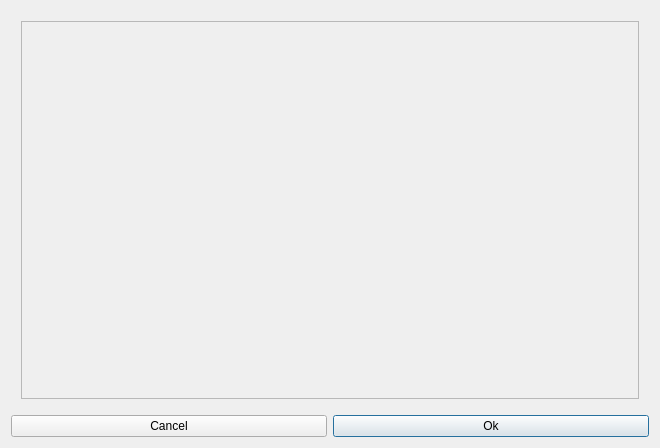
<?xml version="1.0" encoding="UTF-8"?>
<ui version="4.0">
 <class>Dialog</class>
 <widget class="QDialog" name="Dialog">
  <property name="geometry">
   <rect>
    <x>0</x>
    <y>0</y>
    <width>660</width>
    <height>448</height>
   </rect>
  </property>
  <property name="windowTitle">
   <string>Pipeline setup</string>
  </property>
  <layout class="QGridLayout" name="gridLayout_2">
   <item row="0" column="0" colspan="2">
    <layout class="QGridLayout" name="gridLayout">
     <property name="margin">
      <number>10</number>
     </property>
     <item row="0" column="0">
      <widget class="QScrollArea" name="scrollArea">
       <property name="widgetResizable">
        <bool>true</bool>
       </property>
       <widget class="QWidget" name="scrollAreaWidgetContents">
        <property name="geometry">
         <rect>
          <x>0</x>
          <y>0</y>
          <width>618</width>
          <height>376</height>
         </rect>
        </property>
        <property name="styleSheet">
         <string notr="true">font: 12pt &quot;Sans Serif&quot;;</string>
        </property>
        <layout class="QGridLayout" name="gridLayout_3"/>
       </widget>
      </widget>
     </item>
    </layout>
   </item>
   <item row="1" column="1">
    <widget class="QPushButton" name="dial_ok">
     <property name="text">
      <string>Ok</string>
     </property>
    </widget>
   </item>
   <item row="1" column="0">
    <widget class="QPushButton" name="dial_cancel">
     <property name="text">
      <string>Cancel</string>
     </property>
    </widget>
   </item>
  </layout>
 </widget>
 <layoutdefault spacing="6" margin="11"/>
 <resources/>
 <connections/>
</ui>
